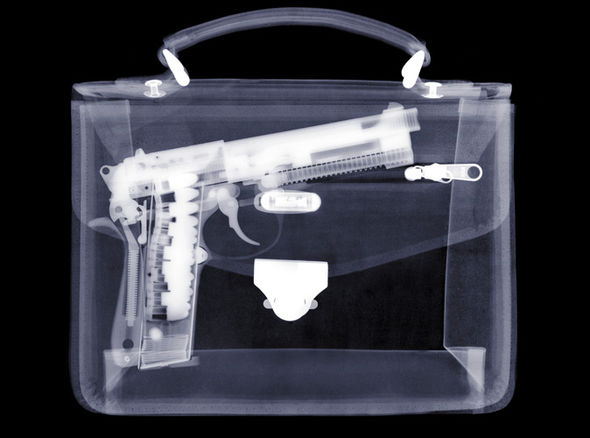
#> input picture primeiro_bimestre/estudo_dirigido/imagens/img03-d.jpg, 590 x 438 px
$ python ex2.py
#> lines starting #> are read from the running program, lines starting #| are printed output that depends on the picture
#!/usr/bin/env python
import cv2
import numpy as np
from matplotlib import pyplot as plt


def gamma(img, gamma):

    # copiar imagem para nao trabalhar na original
    img_copy = img.copy()

    # declaracao da constante solicitada pela expressao mateimatica T(r) = cr ^ y
    const_c = 1

    # obter tamanho da image
    linhas, colunas = img_copy.shape

    # percorrer imagem
    for i in range(0, int(linhas)):
        for j in range(0, colunas):
            correcao_gama = const_c * (img_copy.item(i, j) ** gamma)
            img_copy.itemset((i, j), correcao_gama)

    return img_copy

if __name__ == '__main__':
    img = cv2.imread('../imagens/img03-d.jpg', cv2.IMREAD_GRAYSCALE)
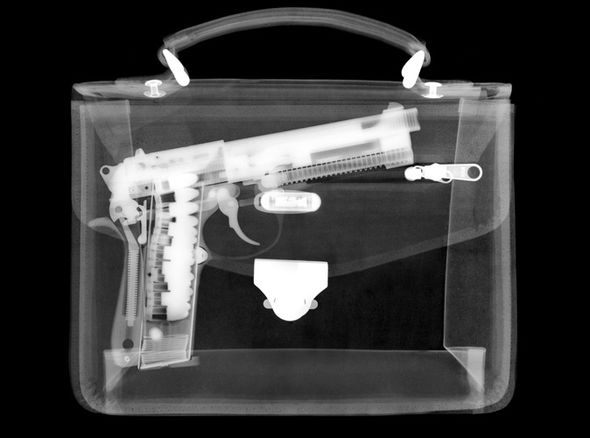
#> img: shape (438, 590); min 0, max 255, mean 60

    # exibir imagem
    cv2.imshow('Imagem Original', img)

    # corrigir gama da imagem
    img_destino = gamma(img, 0.8)
#> after the loop in gamma, `for i in range(0, int(linhas)):`:
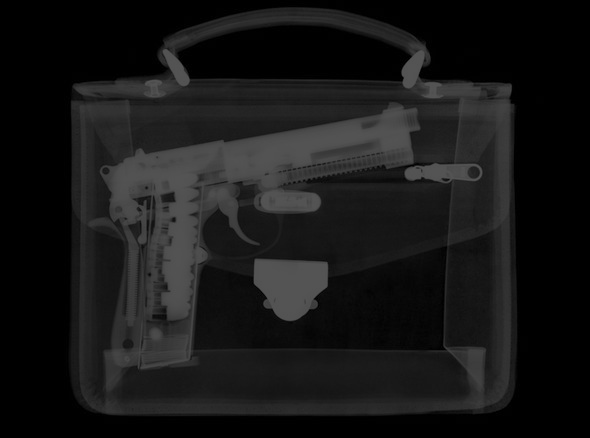
#> img_copy: shape (438, 590); min 0, max 84, mean 22.7

    # mostrar imagem com gama corrigido
    cv2.imshow('Imagem com correcao de GAMMA', img_destino)

    # salvar imagens
    cv2.imwrite('resultados/ex2_original.png', img)
    cv2.imwrite('resultados/ex2_resultado.png', img_destino)

    # aguardar botao para continuar
    tecla = cv2.waitKey(0)
#> (key Esc is pressed here)

$ run again, with primeiro_bimestre/estudo_dirigido/imagens/img03-a.jpg copied over primeiro_bimestre/estudo_dirigido/imagens/img03-d.jpg
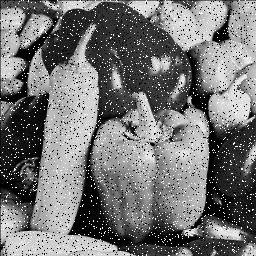
#> input picture primeiro_bimestre/estudo_dirigido/imagens/img03-a.jpg, 256 x 256 px
#> img is the input picture: shape (256, 256); min 0, max 255, mean 117
#> after the loop in gamma, `for i in range(0, int(linhas)):`:
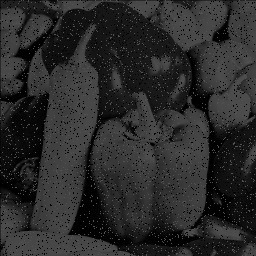
#> img_copy: shape (256, 256); min 0, max 84, mean 42.3
